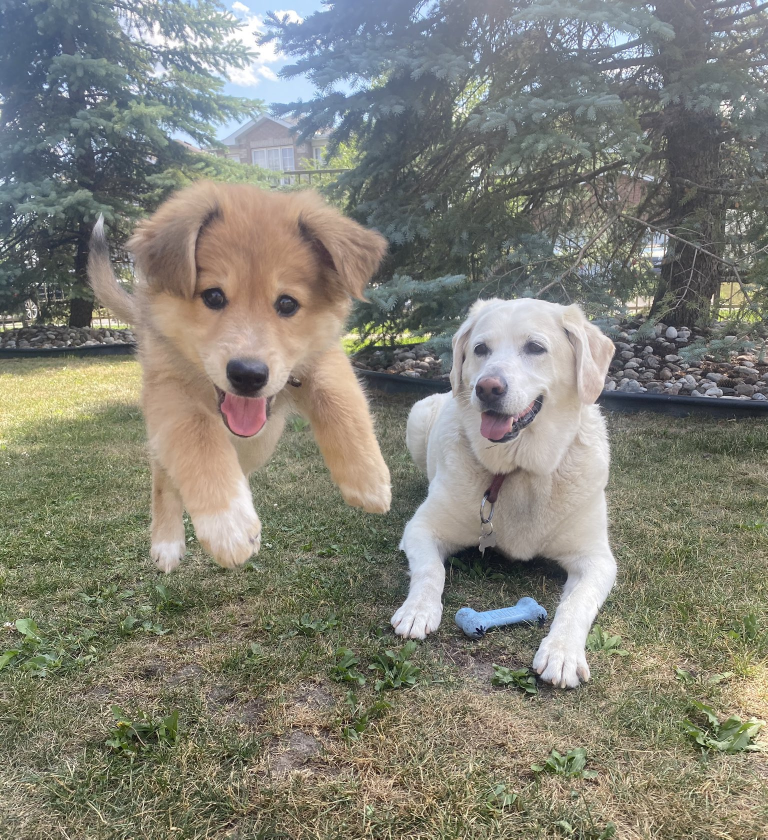
#> input picture Project 3 - Wrangle and Analyse Data/ipynb_files/images/dog_jump.jpg, 1535 x 1679 px (shown at 1/2 size)
$ jupyter execute --allow-errors act_report.ipynb
#> lines starting #> are read from the running program, lines starting #| are printed output that depends on the picture
[cell 1]
from PIL import Image # Library for importing images
import pandas as pd # Library for working with datasets
import numpy as np # Library for calculations
Image.open('images/dog_jump.jpg').crop((100, 300, 1200, 1000))  # Crop the image
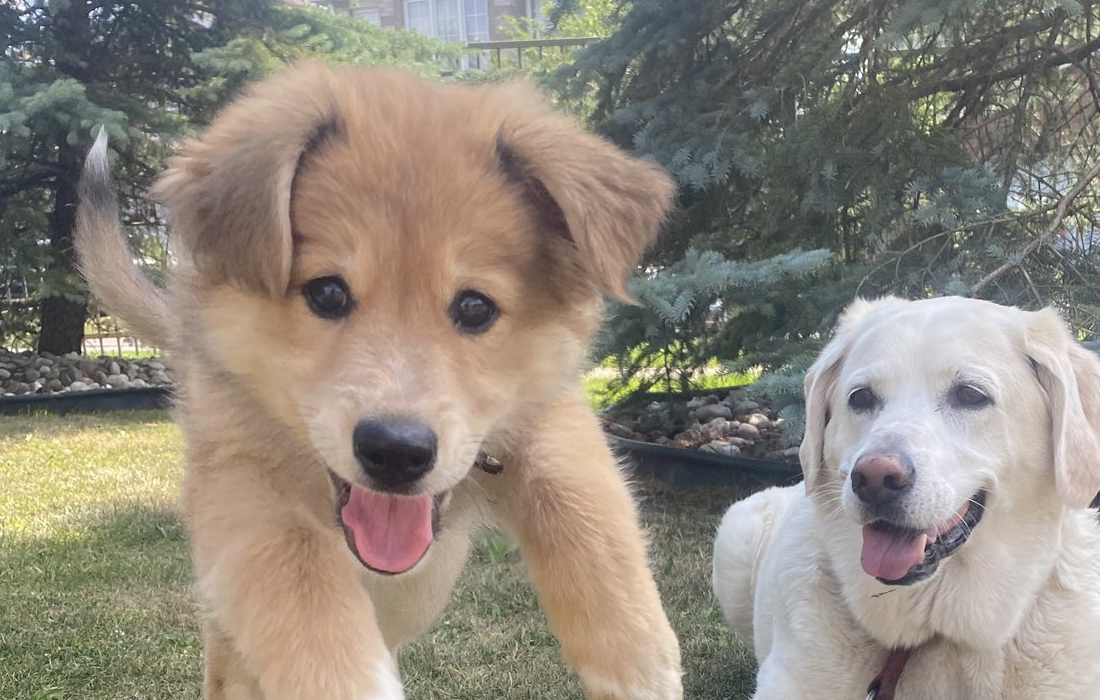
#> Out: PIL image 1100x700 RGB; mean R, G, B 143.4, 135.7, 124.8

# Act Report

## Introduction

The dataset that we will be wrangling (and analyzing and visualizing) is the tweet archive of Twitter user @dog_rates, also known as WeRateDogs. WeRateDogs is a Twitter account that rates people's dogs with a humorous comment about the dog. These ratings almost always have a denominator of 10. The numerators, though? Almost always greater than 10. 11/10, 12/10, 13/10, etc. Why? Because "they're good dogs Brent." WeRateDogs has over 4 million followers and has received international media coverage.

There are many insights we can get from this dataset on WeRateDogs but first we have to do a final check and save our new dataframes to their `master` variables.

**Dictionary:**

1. **pupper:** Puppy, a small doggo and usually younger.
2. **puppo:** A transitional phase between pupper and doggo. Easily understood as the dog equivalent of a teenager.
3. **doggo:** Dog, usually older.
4. **floofer:** Very fluffy dog or a dog with excess fur. Comical amounts of fur on a dog will certainly earn any dog this name.
5. **multiple_stages:** This means either multiple dogs have been entered in a tweet or a single dog has multiple stages. For example, a single dog can both be a pupper and a floofer.

## Analysing, and Visualizing Data

### 1. Most Popular Dog Types

[cell 2]
Image.open('images/most_common_dog_types_by_count.png')
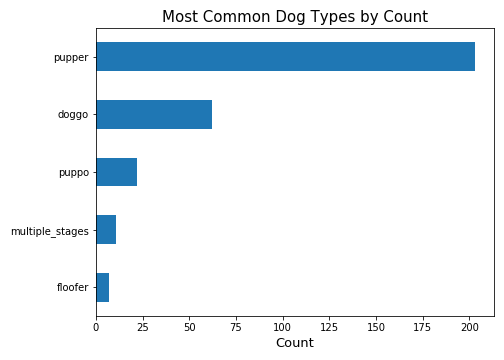
#> input picture Project 3 - Wrangle and Analyse Data/ipynb_files/images/most_common_dog_types_by_count.png, 504 x 360 px

[cell 3]
Image.open('images/most_common_dog_types_by_percentages.png')
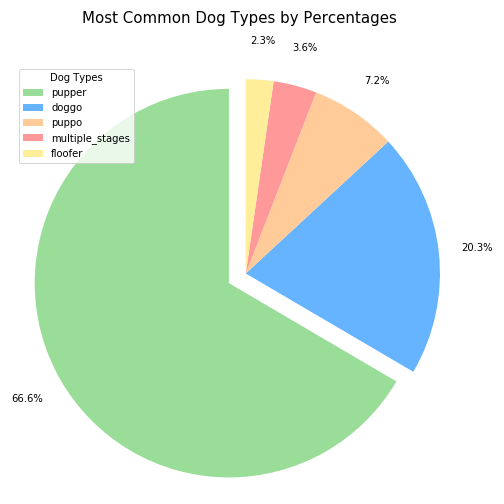
#> input picture Project 3 - Wrangle and Analyse Data/ipynb_files/images/most_common_dog_types_by_percentages.png, 504 x 504 px

#> (a cell that did not finish here is left out)

From the bar chart, we can see that `pupper` is the most common dog type in our dataset with 203 entries and 66.6% of the share. This is nearly 3x more than `doggo` in 2nd place with 73 entries and 23.9%. The least common dog type is floofer with only 7 entries or 2.3% of the total dog types followed by puppo with 22 entries and 7.2%.

### 2. Most Popular Dog Types by Favourite Counts

[cell 5]
Image.open('images/most_popular_dog_types_by_favourite_count.png')
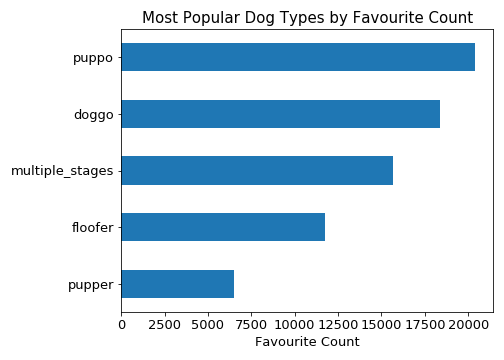
#> input picture Project 3 - Wrangle and Analyse Data/ipynb_files/images/most_popular_dog_types_by_favourite_count.png, 504 x 360 px

#> (a cell that did not finish here is left out)

The most popular dog types by favourite count are `puppo` in 1st place with 20,418, `puppo` also placed 3rd in the most common dog types interestingly. 2nd place is `doggo` with 18,399. Dogs with `multiple_stages` enjoyed a strong showing with 15,653 favourites slotting in nicely in 3rd place, then `floofer` and `pupper` in 4th and 5th place with 11,738 and 6,493 respectively.

### 3. Most Popular Dog Types by Retweet Counts

[cell 7]
Image.open('images/most_popular_dog_types_by_retweet_count.png')
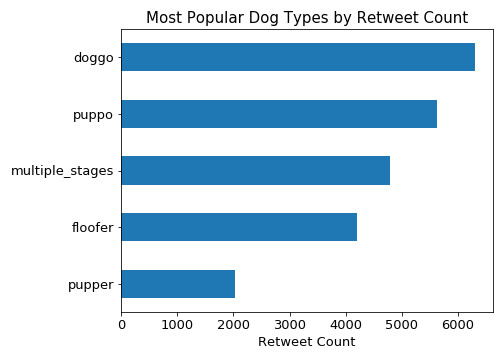
#> input picture Project 3 - Wrangle and Analyse Data/ipynb_files/images/most_popular_dog_types_by_retweet_count.png, 504 x 360 px

#> (a cell that did not finish here is left out)

The most popular dog types by retweet count sees `puppo` and `doggo` switch places with the remaining positions the same as last time. 1st place has 6,313, 2nd with 5,624 and 3rd and 4th with 4,786 and 4,200. Last place is `pupper` with just 2,021. Interestingly, `pupper` has finished last in favourite and retweet counts despite being the most common dog type. This chart shows a much closer spread than the last chart.

[cell 9]
Image.open('images/most_popular_dog_types_by_both_metrics.png')
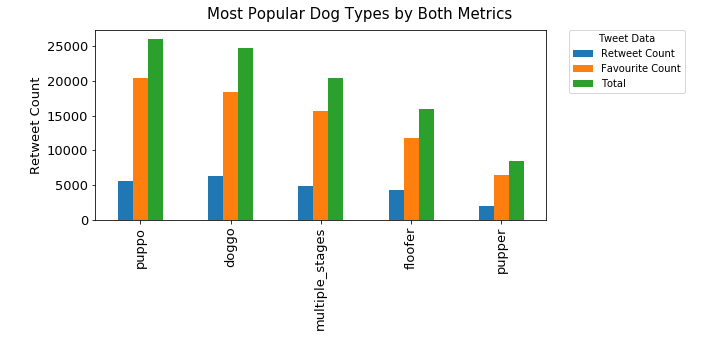
#> input picture Project 3 - Wrangle and Analyse Data/ipynb_files/images/most_popular_dog_types_by_both_metrics.png, 720 x 360 px
